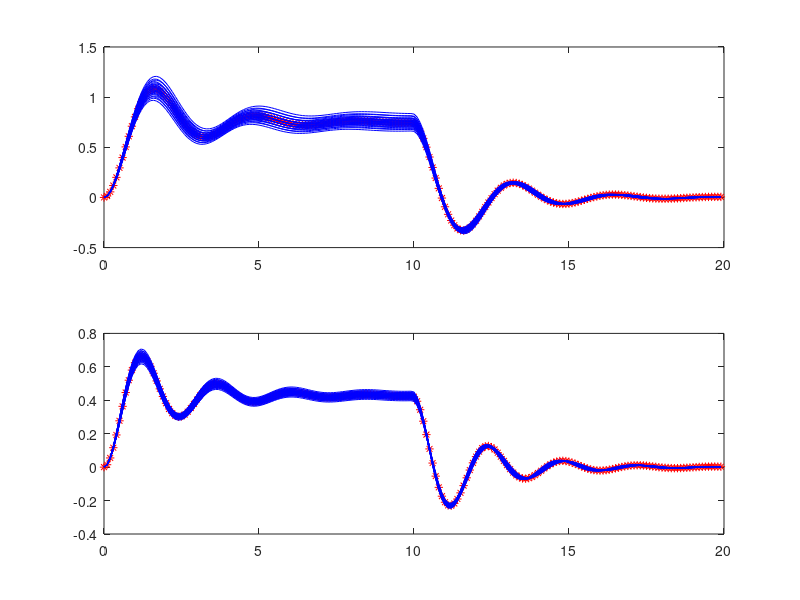

The MATLAB source for this figure:
% -------------------------------------------------------------------------
% parameter_uncertainty.m
% Description: 
% Exploring the influences of parameter uncertainties in a control system
% model. 
% Author:
% Xiaotian Dai, 2017
% -------------------------------------------------------------------------

close all;

%% Define the Actual System Transfer Function
% G(s) = 3 / (s^2 + s + 4)
Gs = tf([3],[1 1 4]);


%% Simulate the ideal system
SAMPLING_TIME = 0.1;
t = 0:SAMPLING_TIME:20 - SAMPLING_TIME;
t = t';
u = [ones(numel(t)/2,1);zeros(numel(t)/2,1)];

f = figure();

% open loop response
subplot(2, 1, 1);
[y1, t1, x1] = lsim(Gs, u, t);
plot(t1, y1, 'r*');
hold on;

% closed loop response
subplot(2, 1, 2);
Gsc = feedback(Gs, 1);
[y1, t1, x1] = lsim(Gsc, u, t);
plot(t1, y1, 'r*');
hold on;


%% Simulate some variate systems
% a range, or even a distribution
% a = 2.8 - 3.2
% b = 3.8 - 4.2

para1 = linspace(2.8, 3.2, 5);
para2 = linspace(3.8, 4.2, 5);

[X,Y] = meshgrid(para1, para2);

% H(s) = a / (s^2 + s + b)
for i = 1:size(X,1)
    for j = 1:size(X,2)
        a = X(i, j);
        b = Y(i, j);
        display(sprintf('a = %f, b = %f', a, b))
        Hs = tf(a, [1 1 b]);
        
        % open loop response
        subplot(2, 1, 1);
        [y2, t2, x2] = lsim(Hs, u, t);
        plot(t2, y2, 'b');
        hold on;
        
        % closed loop response
        subplot(2, 1, 2);
        Hsc = feedback(Hs, 1);
        [y2, t2, x2] = lsim(Hsc, u, t);
        plot(t2, y2, 'b');
        hold on;
    end
end
